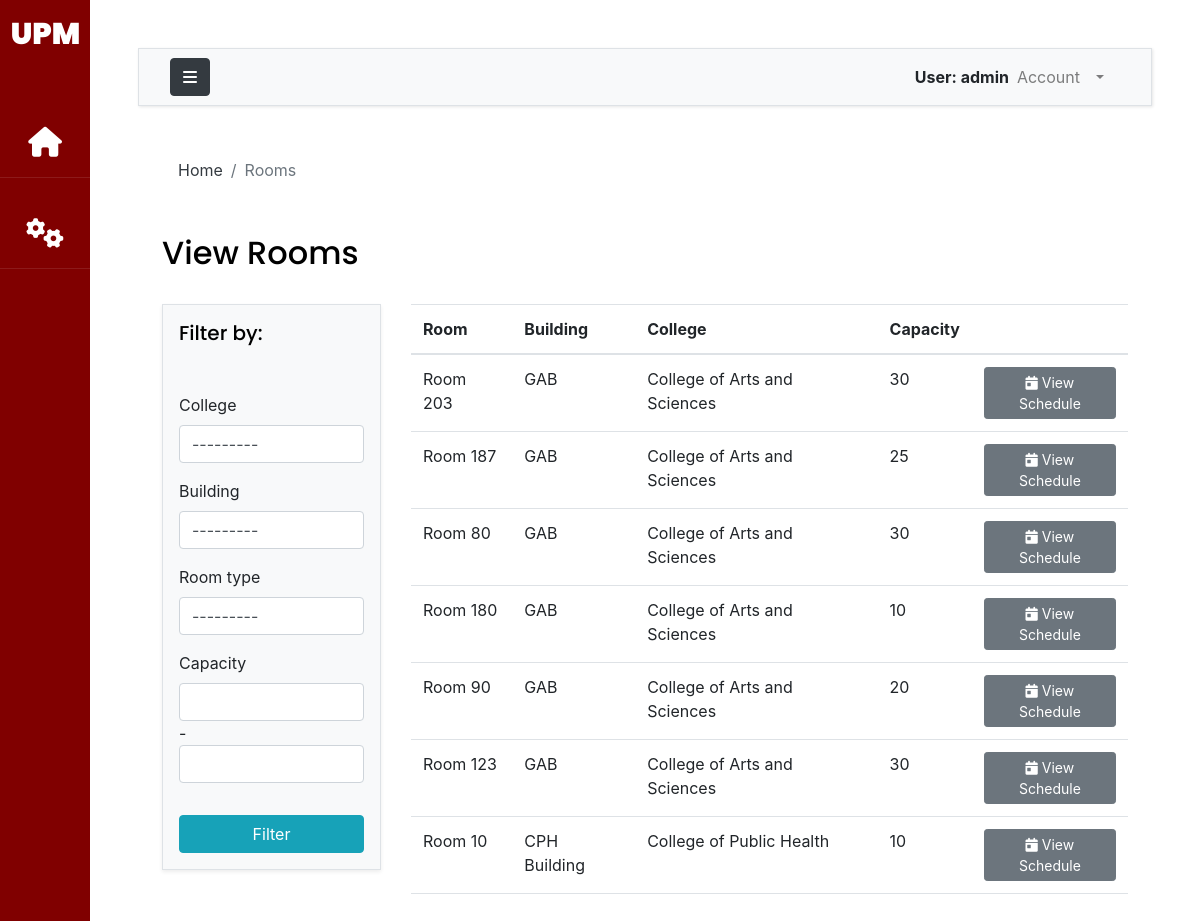
Page /rooms/ (signed in) on the earlier database version.
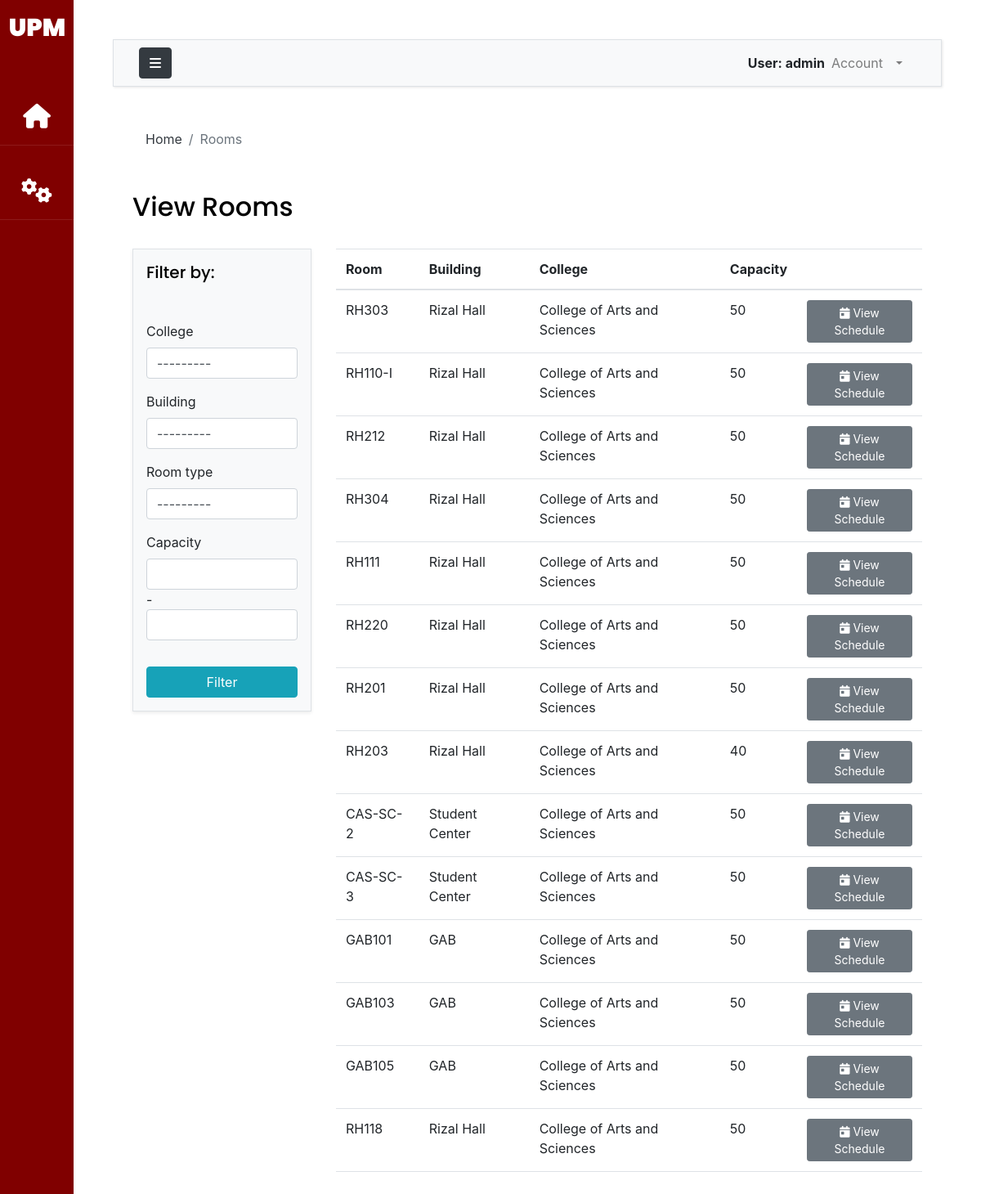
Same page on the later database version.
### UPM/models.py (models this page shows, shortened)
class Room(models.Model):
    TYPES = (
        (1,"Room"),
        (2,"Theatre"),
    )
    name = models.CharField(max_length=300,null=True, unique=True)
    slug = models.SlugField(null=True)
    room_type =models.PositiveSmallIntegerField(choices=TYPES,null=True)
    college = models.ForeignKey(College,on_delete=models.CASCADE,null=True)
    building = models.ForeignKey(Building, on_delete=models.CASCADE, null=True)
    capacity = models.IntegerField()

class Building(models.Model):
    name = models.CharField(max_length=300,null=True)
    college = models.ForeignKey(College,on_delete=models.CASCADE,null=True)
    slug = models.SlugField(null=True)
    def __str__(self):
        return self.name

class College(models.Model):
    name = models.CharField(max_length=300,null=True)
    slug = models.SlugField(null=True)
    def __str__(self):
        return self.name

### UPM/views.py (the view)
# urls.py: path('rooms/',views.roomView,name='roomView'),
@login_required(login_url='loginPage')
def roomView(request):
    rooms = Room.objects.all()
    rfilter= RoomFilter(request.GET,queryset=rooms)
    build = Building.objects.all()
    college = College.objects.all()
    rooms = rfilter.qs
    context={'rooms':rooms,'filter':rfilter,'building':build,'colleges':college}
    return render(request,'UPM/room-view.html',context)

### accounts/models.py (called while the page is built)
    def __str__(self):
        return self.username

### templates/UPM/room-view.html (shortened to what this page needs)
{% extends 'base.html' %}
{% load static %}
{% load crispy_forms_tags %}
{% block breadcrumb %}
<nav aria-label="breadcrumb">
  <ol class="breadcrumb mt-3 ms-4 bg-body">
    <li class="breadcrumb-item"><a href="#" class="text-dark">Home</a></li>
    <li class="breadcrumb-item active" aria-current="page">Rooms</li>
  </ol>
</nav>
{% endblock breadcrumb %}
{% block content %}
<div class = "container-xl px-4 pb-2">
    <h2 class="py-4">View Rooms</h2>
    <div class = 'row h-100 '>
        <div class = "col-sm-3 vh-75 " >
            <div class = 'p-3 vh-75 shadow-sm border bg-light'>
                <h5 class='mb-5'>Filter by:</h5>
                <form method = "GET">
                    {{filter.form | crispy}}
                    <button class = "btn btn-info w-100 mt-3" type = 'submit'>Filter</button>
                </form>
            </div>
        </div>
        <div class = "col-sm-9 h-100 ">
            <table class="table">
                <thead>
                  <tr>
                    <th scope="col">Room</th>
                    <th scope="col">Building</th>
                    <th scope="col">College</th>
                    <th scope="col">Capacity</th>
                    <th scope="col"></th>
                  </tr>
                </thead>
                <tbody>
                {% for room in rooms %}
                  <tr>
                    <td>{{room.name}}</td>
                    <td>{{room.building}}</td>
                    <td>{{room.college}}</td>
                    <td>{{room.capacity}}</td>
                    <td><a class='btn btn-secondary btn-sm' href = {% url 'calendarView' room.slug %}><i class="fa-solid fa-calendar-day"></i> View Schedule</a></td>
                  </tr>
                {% endfor %}
                </tbody>
              </table>
        </div>
    </div>
</div>
{% endblock content %}

Differences in the rows shown:
removed Room: name "Room 203", building "GAB", college "College of Arts and Sciences", capacity "30"
removed Room: name "Room 187", building "GAB", college "College of Arts and Sciences", capacity "25"
removed Room: name "Room 80", building "GAB", college "College of Arts and Sciences", capacity "30"
removed Room: name "Room 180", building "GAB", college "College of Arts and Sciences", capacity "10"
removed Room: name "Room 90", building "GAB", college "College of Arts and Sciences", capacity "20"
removed Room: name "Room 123", building "GAB", college "College of Arts and Sciences", capacity "30"
removed Room: name "Room 10", building "CPH Building", college "College of Public Health", capacity "10"
added Room: name "RH303", building "Rizal Hall", college "College of Arts and Sciences", capacity "50"
added Room: name "RH110-I", building "Rizal Hall", college "College of Arts and Sciences", capacity "50"
added Room: name "RH212", building "Rizal Hall", college "College of Arts and Sciences", capacity "50"
added Room: name "RH304", building "Rizal Hall", college "College of Arts and Sciences", capacity "50"
added Room: name "RH111", building "Rizal Hall", college "College of Arts and Sciences", capacity "50"
added Room: name "RH220", building "Rizal Hall", college "College of Arts and Sciences", capacity "50"
added Room: name "RH201", building "Rizal Hall", college "College of Arts and Sciences", capacity "50"
added Room: name "RH203", building "Rizal Hall", college "College of Arts and Sciences", capacity "40"
added Room: name "CAS-SC-2", building "Student Center", college "College of Arts and Sciences", capacity "50"
added Room: name "CAS-SC-3", building "Student Center", college "College of Arts and Sciences", capacity "50"
added Room: name "GAB101", building "GAB", college "College of Arts and Sciences", capacity "50"
added Room: name "GAB103", building "GAB", college "College of Arts and Sciences", capacity "50"
added Room: name "GAB105", building "GAB", college "College of Arts and Sciences", capacity "50"
added Room: name "RH118", building "Rizal Hall", college "College of Arts and Sciences", capacity "50"
